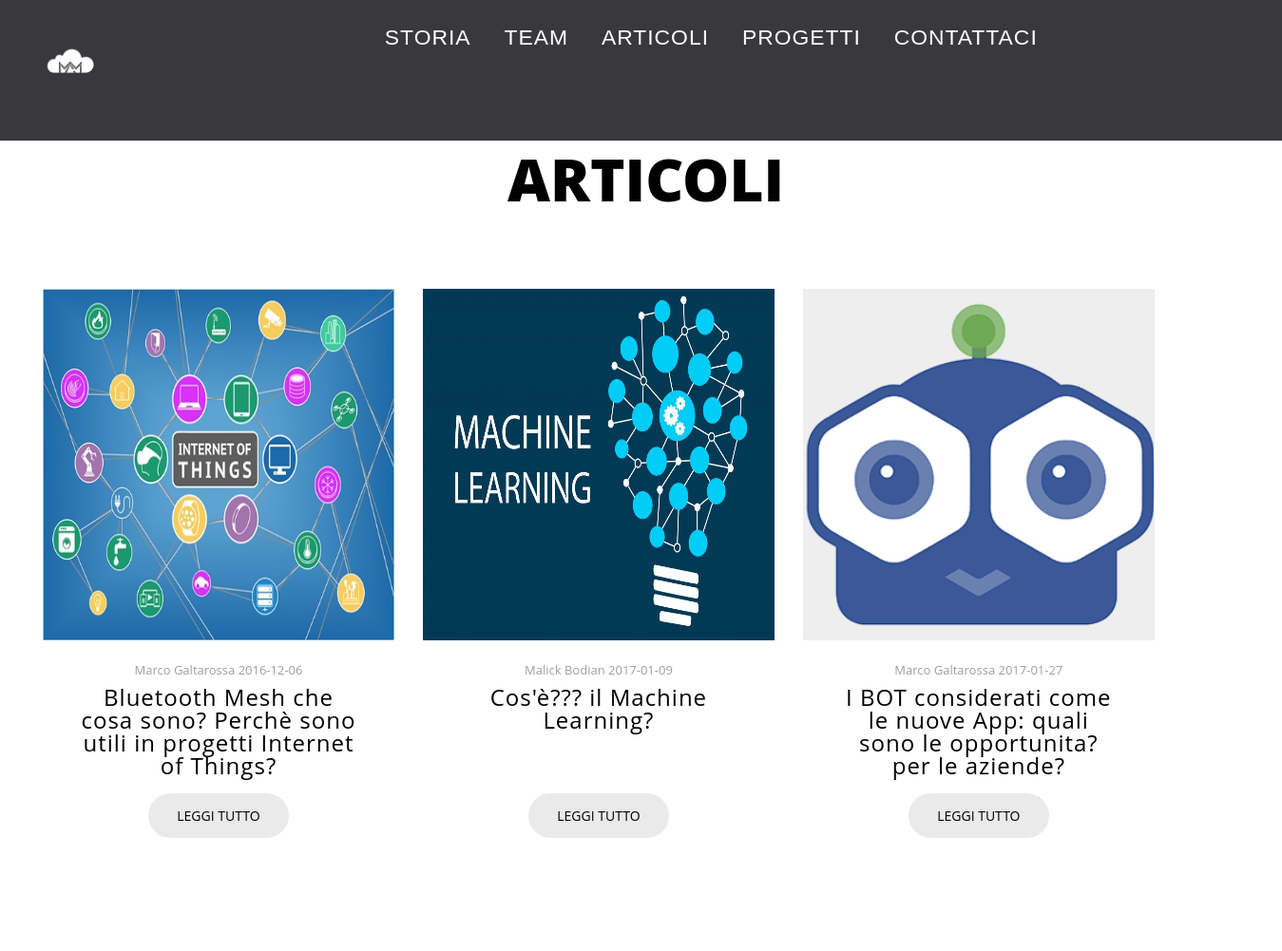
The app's page /articoli.php, older data.
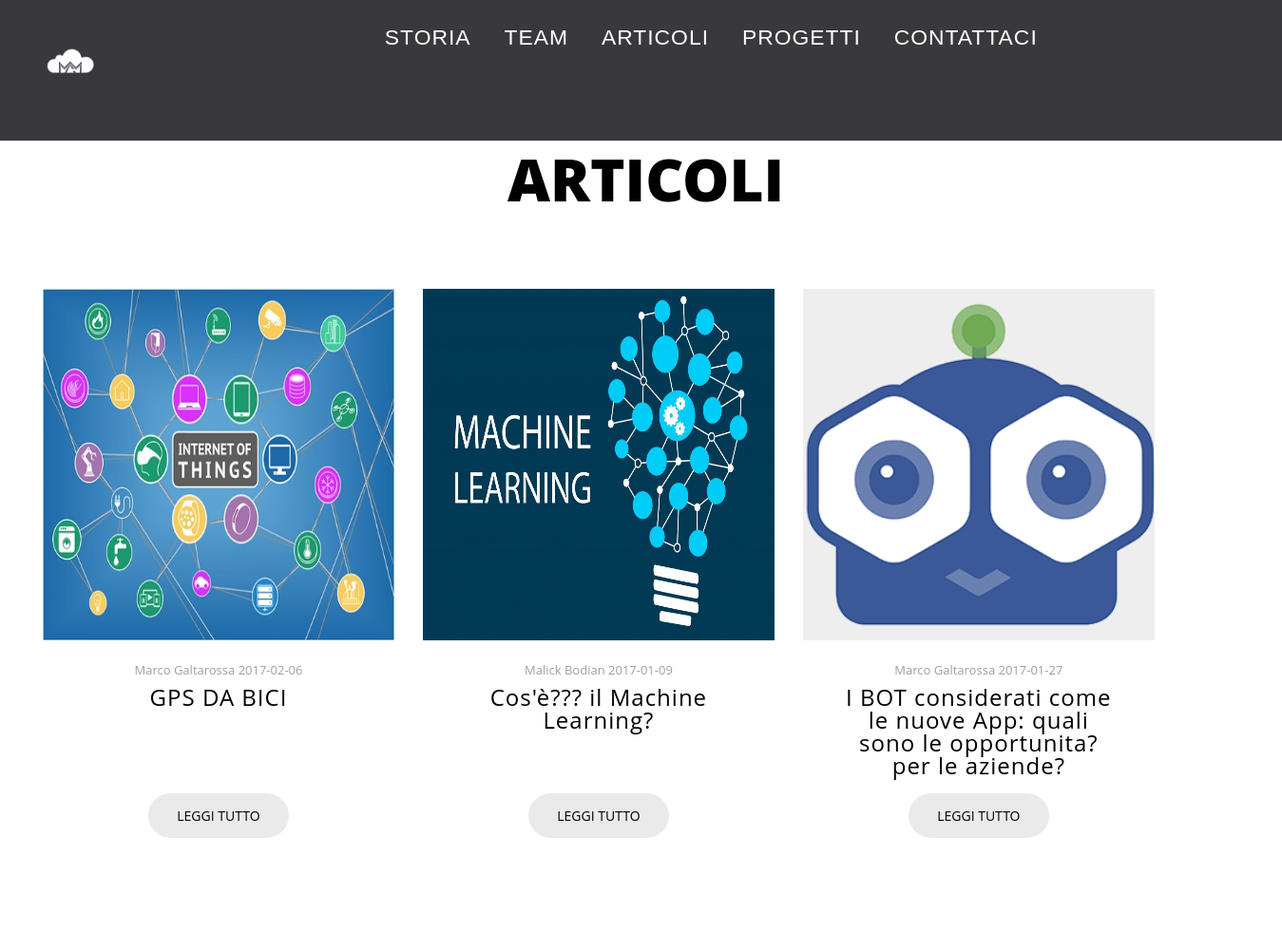
The same page, newer data.
### tables this page shows
CREATE TABLE `immagini` (
  `id` int(11) NOT NULL,
  `alt` varchar(50) NOT NULL,
  `src` varchar(50) NOT NULL,
  `title` varchar(50) NOT NULL,
  `href` varchar(50) NOT NULL,
  `titolo` varchar(250) DEFAULT NULL,
  `autore` varchar(50) DEFAULT NULL,
  `data` date DEFAULT NULL,
  `testo` text NOT NULL
);

### articoli.php (the view, shortened to what this page needs)
	<div class="boxpagina2">
		<div class="pagina2">
			<?php
		        $query = mysql_query("select * from pagine");
				$ris = mysql_fetch_array($query);
				if($ris['pagina']= "ARTICOLI") echo $ris['pagina'];
			?>
		</div>
	</div>
<div class="boxpaginaarticolo">
<?php
	$query = mysql_query("select * from immagini");
	while($ris = mysql_fetch_array($query)){
		echo"
			<div class=\"boxarticolo\">
				<div class=\"imagearticolo\">
				<a href=\"$ris[href]\"  class=\"aarticolo\"></a>
				<img src=\"$ris[src]\"class=\"imgarticolo\"></img>
				</div>
				<div class=\"boxscrittaarticolo\">
					<div class=\"boxautore\">
						<p class=\"autore\"> $ris[autore]  $ris[data] </p>
				</div>
					<h3 class=\"smalltitle\"><a href=\"$ris[href]\"> $ris[titolo] </a></h3>
					<a class=\"bottonegrigio\" href=\"$ris[href]\">Leggi Tutto</a>
			</div>
		</div>";
	}
?>

Row changes from the older to the newer data that the page shows:
changed immagini: data "2016-12-06" → "2017-02-06"; titolo "Bluetooth Mesh che cosa sono? Perchè sono utili in progetti Internet of Things?" → "GPS DA BICI"
